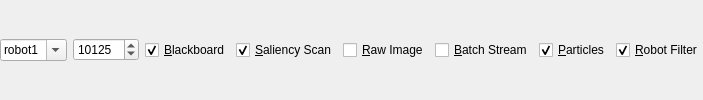
<?xml version="1.0" encoding="UTF-8"?>
<ui version="4.0">
 <class>ConnectionBar</class>
 <widget class="QDockWidget" name="ConnectionBar">
  <property name="allowedAreas">
   <set>Qt::BottomDockWidgetArea|Qt::TopDockWidgetArea</set>
  </property>
  <property name="windowTitle">
   <string>Connect to ...</string>
  </property>
  <widget class="QWidget" name="connectionBarContents">
   <layout class="QHBoxLayout" name="horizontalLayout">
    <property name="margin">
     <number>0</number>
    </property>
    <item>
     <widget class="QComboBox" name="cbHost">
      <property name="toolTip">
       <string>Hostname or IP to connect to</string>
      </property>
      <property name="editable">
       <bool>true</bool>
      </property>
      <item>
       <property name="text">
        <string>robot1</string>
       </property>
      </item>
      <item>
       <property name="text">
        <string>robot2</string>
       </property>
      </item>
      <item>
       <property name="text">
        <string>robot3</string>
       </property>
      </item>
      <item>
       <property name="text">
        <string>robot4</string>
       </property>
      </item>
     </widget>
    </item>
    <item>
     <widget class="QSpinBox" name="sbPort">
       <property name="minimum">
         <number>0</number>
       </property>
       <property name="maximum">
         <number>65535</number>
       </property>
       <property name="value">
         <number>10125</number>
       </property>
     </widget>
    </item>
    <item>
     <widget class="QCheckBox" name="cbBlackboard">
      <property name="toolTip">
       <string>Blackboard</string>
      </property>
      <property name="text">
       <string>&amp;Blackboard</string>
      </property>
      <property name="shortcut">
       <string>Alt+B</string>
      </property>
      <property name="checked">
       <bool>true</bool>
      </property>
      <attribute name="buttonGroup">
       <string>bgMasks</string>
      </attribute>
     </widget>
    </item>
    <item>
     <widget class="QCheckBox" name="cbSaliency">
      <property name="toolTip">
       <string>Saliency Scan</string>
      </property>
      <property name="text">
       <string>&amp;Saliency Scan</string>
      </property>
      <property name="shortcut">
       <string>Alt+S</string>
      </property>
      <property name="checked">
       <bool>true</bool>
      </property>
      <attribute name="buttonGroup">
       <string>bgMasks</string>
      </attribute>
     </widget>
    </item>
    <item>
     <widget class="QCheckBox" name="cbRaw">
      <property name="toolTip">
       <string>Raw Image</string>
      </property>
      <property name="text">
       <string>&amp;Raw Image</string>
      </property>
      <property name="shortcut">
       <string>Alt+R</string>
      </property>
      <attribute name="buttonGroup">
       <string>bgMasks</string>
      </attribute>
     </widget>
    </item>
    <item>
     <widget class="QCheckBox" name="cbBatch">
      <property name="toolTip">
       <string>Batch Stream</string>
      </property>
      <property name="text">
       <string>&amp;Batch Stream</string>
      </property>
      <property name="shortcut">
       <string>Alt+A</string>
      </property>
      <attribute name="buttonGroup">
       <string>bgMasks</string>
      </attribute>
     </widget>
    </item>
    <item>
     <widget class="QCheckBox" name="cbParticles">
      <property name="text">
       <string>&amp;Particles</string>
      </property>
      <property name="shortcut">
       <string>Alt+P</string>
      </property>
      <property name="checked">
         <bool>true</bool>
      </property>
      <attribute name="buttonGroup">
       <string>bgMasks</string>
      </attribute>
     </widget>
    </item>
    <item>
     <widget class="QCheckBox" name="cbRobotFilter">
        <property name="text">
           <string>&amp;Robot Filter</string>
        </property>
        <property name="shortcut">
           <string>Alt+F</string>
        </property>
        <property name="checked">
           <bool>true</bool>
        </property>
        <attribute name="buttonGroup">
           <string>bgMasks</string>
        </attribute>
     </widget>
    </item>
   </layout>
  </widget>
 </widget>
 <resources/>
 <connections/>
 <buttongroups>
  <buttongroup name="bgMasks">
   <property name="exclusive">
    <bool>false</bool>
   </property>
  </buttongroup>
 </buttongroups>
</ui>
